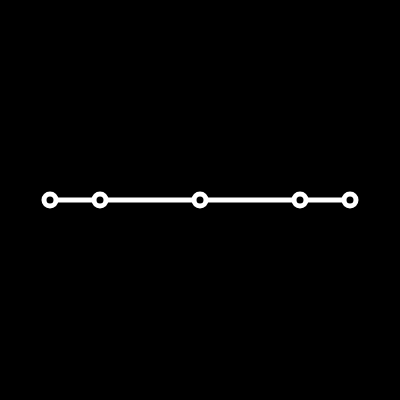
Frame 1 (no input)
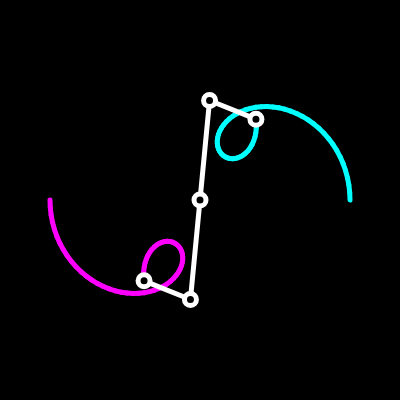
Frame 60 (no input)
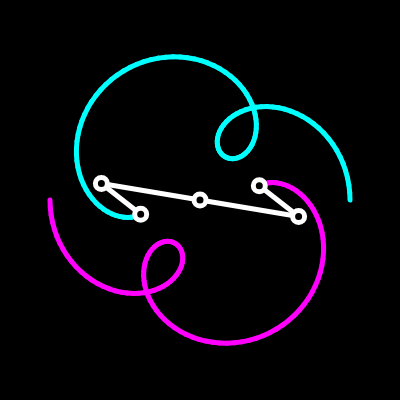
Frame 120 (the mouse pressed at the canvas centre since frame 60)

The p5.js sketch that drew these frames (run headless with seeded random() and noise() and a simulated clock; from frame 60 on, the mouse is pressed at the canvas centre):

// p5.js sketch
// ── sketch.js
/* Mechanical Arms
 * Run the sketch to see the drawing in action
*/

// t1 and rt1 have offsets so they draw different things
let t, t1;
let rt, rt1;
let p, p1;

function setup() {
  createCanvas(400, 400);

  // t (time) of the first outer "arms"
  t = 0;
  t1 = PI;

  // rotation time of the spinning outer "arms"
  rt = 0;
  rt1 = PI/2;

  // lists of points to draw each frame
  p = [];
  p1 = [];

  // black fill, stroke size 5
  fill(0);
  strokeWeight(5);
}

function draw() {
  // Black background; make the origin the center (cartesian plane)
  background(0);
  translate(width / 2, height / 2);
  scale(1, -1);

  // Rotate the first arm around the center
  let x1 = 100 * cos(t);
  let y1 = 100 * sin(t);

  // As well as the second
  let x2 = 100 * cos(t1);
  let y2 = 100 * sin(t1);

  // Rotate the next arms along those
  let cx1 = x1 + (50 * cos(2 * rt));
  let cy1 = y1 + (50 * sin(2 * rt));

  // As the animation goes on, limit the number
  // of frames to add once the drawing is finished
  if (p.length < TWO_PI / 0.025 + 1)
    p.push( createVector(cx1, cy1) );

  // Draw the cyan path
  stroke(0, 255, 255);
  for (let i = 1; i < p.length; i++) {
    let a = p[i - 1];
    let b = p[i];
    line(a.x, a.y, b.x, b.y);
  }

  // Same for the next arm
  let cx2 = x2 + (50 * cos(2 * rt1));
  let cy2 = y2 + (50 * sin(2 * rt1));

  if (p1.length < TWO_PI / 0.025 + 1)
    p1.push( createVector(cx2, cy2) );

  // Draw the magenta path
  stroke(255, 0, 255);
  for (let i = 1; i < p1.length; i++) {
    let a = p1[i - 1];
    let b = p1[i];
    line(a.x, a.y, b.x, b.y);
  }
  stroke(255);

  // Finaly, add finishing touches to it look like arms
  line(0,0, x1, y1);
  line(0,0, x2, y2);
  line(x1, y1, cx1, cy1);
  line(x2, y2, cx2, cy2);

  circle(cx1, cy1, 12);
  circle(x1, y1, 12);

  circle(cx2, cy2, 12);
  circle(x2, y2, 12);

  circle(0,0, 12);

  // Time goes on
  t += 0.025;
  t1 += 0.025;

  // So does rotation time
  rt += 0.05;
  rt1 += 0.05;
  
  // Reset t values after each loop
  if (t > PI * 2) {
    t = 0;
    t1 = PI;

    rt = 0;
    rt1 = PI / 2;
  }
}
